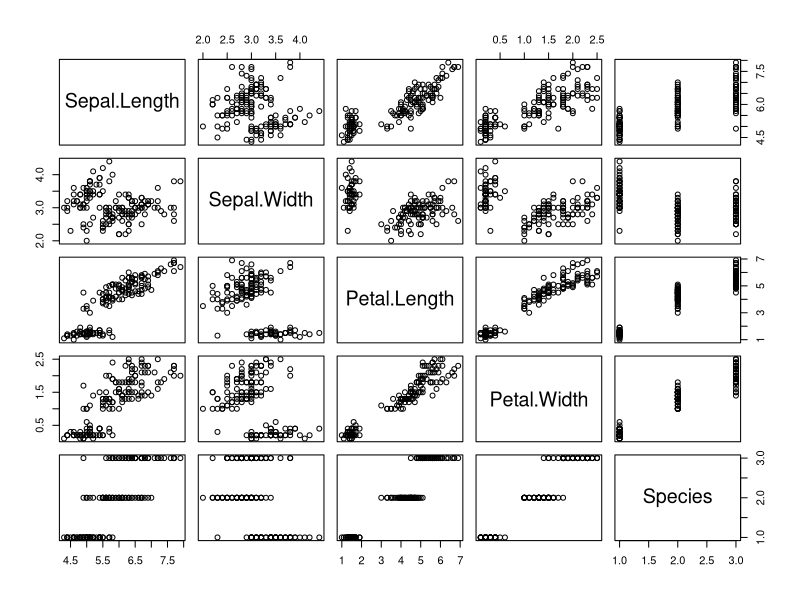
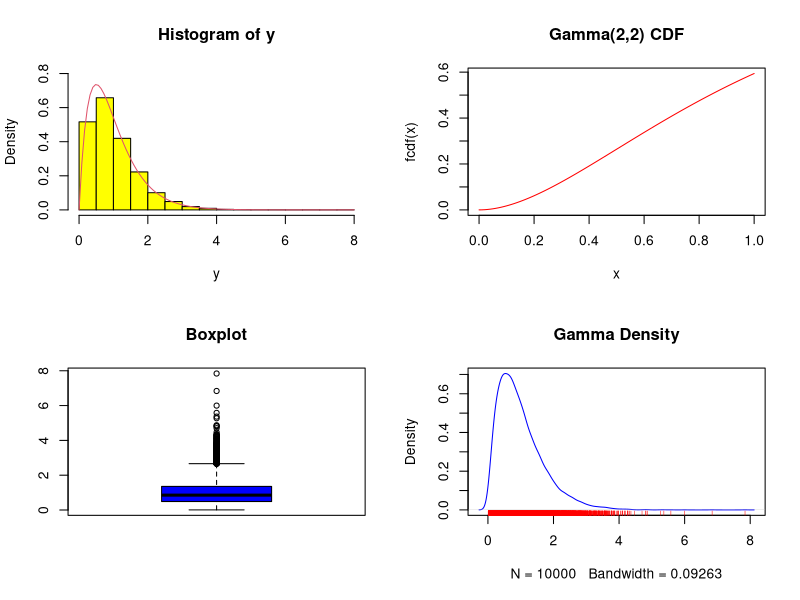
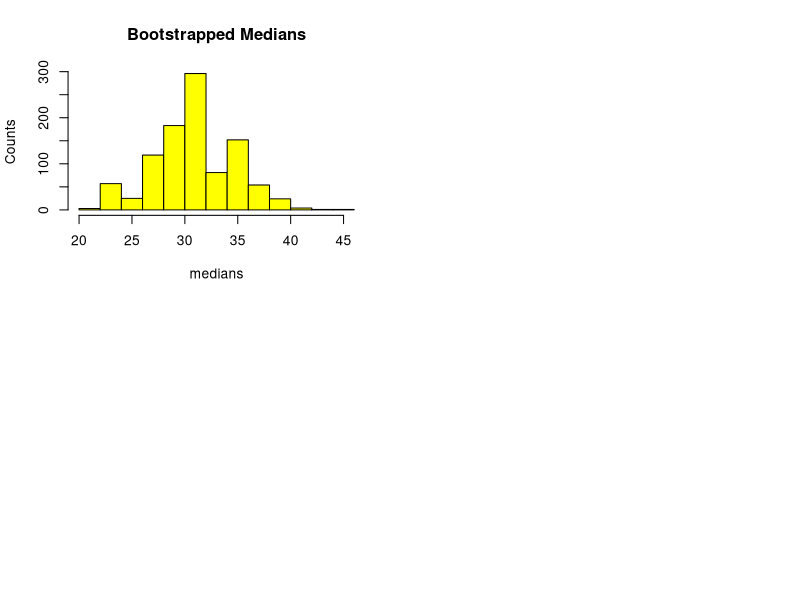
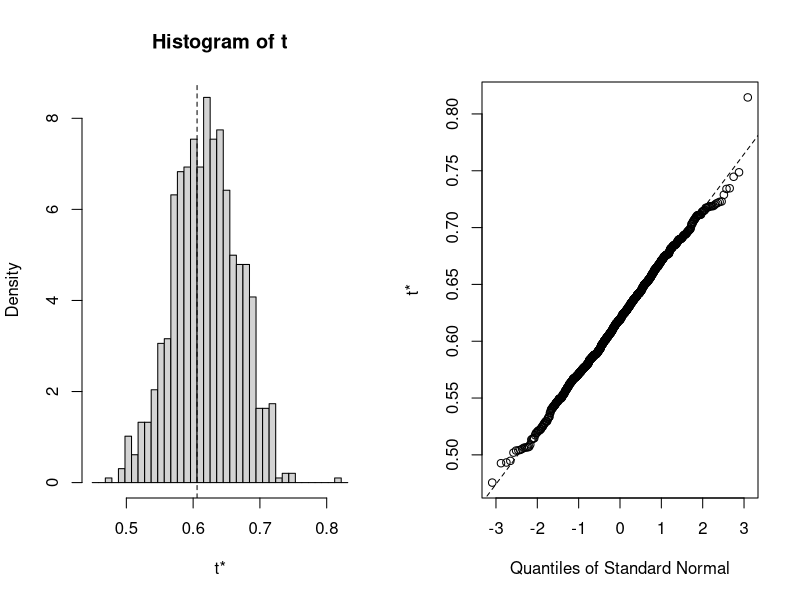

The R script that drew these images, in order:
# ---	
# title: "7 - Basic Statistics"	
# author: "Joseph Rickert"	
# date: "Friday, August 22, 2014"	
# output: html_document	
# ---	

### Descriptive Statistics	
# There are countless examples of doing simple, descriptive statistics with R on the web, for example:	
# http://www.statmethods.net/stats/descriptives.html	
# http://www.r-tutor.com/elementary-statistics	

# Here are just a few examples:	

df <- iris  				# Fisher's famous iris data set	
plot(df)	
head(df)	
sl <- iris$Sepal.Length	
pl <- iris$Petal.Length	
mean(sl)					# mean	
var(sl)						# variance	
sd(sl)						# standard deviation	
median(sl)				# median	
quantile(sl)			# quantiles at c(0,.25,.5,.75,1)	
min(sl)						# min	
max(sl)						# max	
cor(sl,pl)				# correlation	
t.test(sl,mu=.5)	# one-sided t-test	
t.test(sl,pl)			# two-sided t test   	

### Simulation	
# The basis for simulation and computational statistics is the ability to draw pweud0-random samples from various probability distributions. R has extensive capabilities to do this. For most distributions R provides four functions which are illustrated here for the Normal Distribution.	

rnorm(10,0,1)           # generate 10 random numbers from a normal distribution with mean = 0 and sd = 1 	
pnorm(2)                # P(x <= 2) = the CDF for standard normal distribution	
qnorm(.9772499)         # Find the quantile: q = qnorm(x) i.e. P(x <= q) = p	
dnorm(0)                # The value of the density function at 0	

# You can easily get randow draws from the following distributions in a manner similar to rnorm(10,0,1) above.	

# RANDOM DRAWS | Distribution	
# ----------------|------------	
# rnorm(x,mean,sd)|Normal	
# rlnorm(x,mean,sd)|Lognormal	
# rt(x,df)|Student's t	
# rf(x,n1,n1)|F distribution	
# rchisq(x,df)|Chi-squared	
# rbinom(x,n,p)|Binomial	
# rpois(x,lambda)|Poisson	
# runif(x,min,max)|Uniform	
# rexp(x,rate)|Exponential	
# rgamma(x,shape,scale)|Gamma	
# rbeta(x,a,b)|Beta	

# This next bit of code draws random numbers from a gamma distribution and plots the results.	

par(mfrow=c(2,2))	
n <- 10000	
shape <- 2	
scale <- 2	
y <- rgamma(n,shape,scale)	
hist(y, freq = FALSE, col = "yellow",ylim=c(0,.8))	
fd <- function(y)dgamma(y,shape,scale)	
curve(fd, col = 2, add = TRUE)	
fcdf <- function(y)pgamma(y,shape,scale)	
curve(fcdf,col="red",main="Gamma(2,2) CDF")	
boxplot(y,col="blue",main="Boxplot")  			# Look at a boxplot	
plot(density(y),col="blue",main="Gamma Density")    # Draw a kernel density plot	
rug(y,col="red")	

### Bootstrapping	
# To get a flavor for what it is like to do statistics in R we will get a bootstrap estimate for the standard error of the median. First, we will wirte a simple function that computes the bootstrap from scratch, then we will use the boot package. The example comes from the UCLA online statistics pages which have many fine examples of doing statistics with R.	
# http://statistics.ats.ucla.edu/stat/r/library/bootstrap.htm	

# This is an example of a non-parametric bootstrap procedure. We will use the Airquality data set again.	


aq <- airquality[,1:4]                 # Get the first four columns									
head(aq)	
Oz <- as.vector(na.omit(aq$Ozone))     # Remove NAs	
set.seed(123)                          # Set the seed to make the simlation repeatable	
b.median <- function(data, R) {	
    resamples <- lapply(1:R, function(i) sample(data, replace=T))	
    r.median <- sapply(resamples, median)	
    std.err <- sqrt(var(r.median))	
    list(resamples=resamples, medians=r.median,std.err=std.err)   	
}	
mb <- b.median(Oz,1000)	
hist(mb$medians,xlab="medians",ylab="Counts",main="Bootstrapped Medians",col="yellow")	
head(mb$medians)	
mb$std.err	

# Now, we will use functions from the boot package. The first thing to do is to write a function to encapsulate the statistic to bootstrap.   	

library(boot)	
b.med <- function(data, indices) {	
  	d <- data[indices] # allows boot to select sample	
		m <- median(d)	
		return(m)	
}	
# use b.median to compute 1,000 bootstrap samples with statistics 	
res.med <- boot(data=Oz, statistic=b.med,R=1000)	
res.med	

# For one final example, we use the boot function to bootstrap the standard of the R2 value in a linear regression. First, we do the regression to set the context and then get the standard error for R Squared.   	

form <- formula(Ozone ~ Solar.R + Wind + Temp)	
fit <- lm(form, data=aq)	
summary(fit)	
#	
R2 <- function(formula, data, indices) {	
  	d <- data[indices,] # allows boot to select sample	
		fit <- lm(formula, data=d)	
		return(summary(fit)$r.square)	
}	
# bootstrapping with 1000 replications	
results <- boot(data=aq, statistic=R2,R=1000, formula=form)	
results                       # Print results	
plot(results)                 # Plot the bootstrap values	
boot.ci(results,type="bca")   # Calculate the 95% confidence interval	
	

# For more on bootstrapping have a look at:	
# http://www.statmethods.net/advstats/bootstrapping.html	




